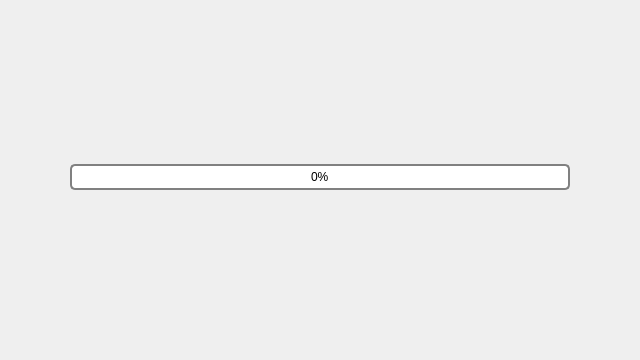
<?xml version="1.0" encoding="UTF-8"?>
<ui version="4.0">
 <class>Dialog</class>
 <widget class="QDialog" name="Dialog">
  <property name="geometry">
   <rect>
    <x>0</x>
    <y>0</y>
    <width>640</width>
    <height>360</height>
   </rect>
  </property>
  <property name="minimumSize">
   <size>
    <width>640</width>
    <height>360</height>
   </size>
  </property>
  <property name="maximumSize">
   <size>
    <width>640</width>
    <height>360</height>
   </size>
  </property>
  <property name="windowTitle">
   <string>Dialog</string>
  </property>
  <layout class="QVBoxLayout" name="verticalLayout">
   <item>
    <layout class="QHBoxLayout" name="horizontalLayout_2">
     <item>
      <widget class="QLabel" name="download">
       <property name="styleSheet">
        <string notr="true">font:12pt;</string>
       </property>
       <property name="text">
        <string/>
       </property>
      </widget>
     </item>
     <item>
      <widget class="QLabel" name="upload">
       <property name="styleSheet">
        <string notr="true">font:12pt;</string>
       </property>
       <property name="text">
        <string/>
       </property>
      </widget>
     </item>
     <item>
      <widget class="QLabel" name="ping">
       <property name="styleSheet">
        <string notr="true">font:12pt;</string>
       </property>
       <property name="text">
        <string/>
       </property>
      </widget>
     </item>
     <item>
      <spacer name="horizontalSpacer_3">
       <property name="orientation">
        <enum>Qt::Horizontal</enum>
       </property>
       <property name="sizeHint" stdset="0">
        <size>
         <width>40</width>
         <height>20</height>
        </size>
       </property>
      </spacer>
     </item>
    </layout>
   </item>
   <item>
    <spacer name="verticalSpacer">
     <property name="orientation">
      <enum>Qt::Vertical</enum>
     </property>
     <property name="sizeType">
      <enum>QSizePolicy::Expanding</enum>
     </property>
     <property name="sizeHint" stdset="0">
      <size>
       <width>619</width>
       <height>37</height>
      </size>
     </property>
    </spacer>
   </item>
   <item>
    <layout class="QHBoxLayout" name="horizontalLayout">
     <item>
      <spacer name="horizontalSpacer">
       <property name="orientation">
        <enum>Qt::Horizontal</enum>
       </property>
       <property name="sizeHint" stdset="0">
        <size>
         <width>40</width>
         <height>20</height>
        </size>
       </property>
      </spacer>
     </item>
     <item>
      <widget class="QProgressBar" name="progress">
       <property name="minimumSize">
        <size>
         <width>500</width>
         <height>0</height>
        </size>
       </property>
       <property name="maximumSize">
        <size>
         <width>500</width>
         <height>16777215</height>
        </size>
       </property>
       <property name="styleSheet">
        <string notr="true">QProgressBar {
                                    border: 2px solid grey;
                                    border-radius: 5px;
                                    text-align: center;
                                    }

                                    QProgressBar::chunk {
                                    background-color: #05B8CC;
                                    width: 20px;
                                    }
                                </string>
       </property>
       <property name="value">
        <number>0</number>
       </property>
       <property name="textVisible">
        <bool>true</bool>
       </property>
       <property name="textDirection">
        <enum>QProgressBar::TopToBottom</enum>
       </property>
      </widget>
     </item>
     <item>
      <spacer name="horizontalSpacer_2">
       <property name="orientation">
        <enum>Qt::Horizontal</enum>
       </property>
       <property name="sizeHint" stdset="0">
        <size>
         <width>40</width>
         <height>20</height>
        </size>
       </property>
      </spacer>
     </item>
    </layout>
   </item>
   <item>
    <widget class="QLabel" name="doing">
     <property name="font">
      <font>
       <family>Malgun Gothic Semilight</family>
       <pointsize>14</pointsize>
       <weight>50</weight>
       <italic>false</italic>
       <bold>false</bold>
      </font>
     </property>
     <property name="styleSheet">
      <string notr="true">font:14pt;
color:#fffaf0;</string>
     </property>
     <property name="text">
      <string/>
     </property>
     <property name="alignment">
      <set>Qt::AlignHCenter|Qt::AlignTop</set>
     </property>
    </widget>
   </item>
   <item>
    <spacer name="verticalSpacer_2">
     <property name="orientation">
      <enum>Qt::Vertical</enum>
     </property>
     <property name="sizeHint" stdset="0">
      <size>
       <width>20</width>
       <height>40</height>
      </size>
     </property>
    </spacer>
   </item>
  </layout>
 </widget>
 <resources/>
 <connections/>
</ui>
